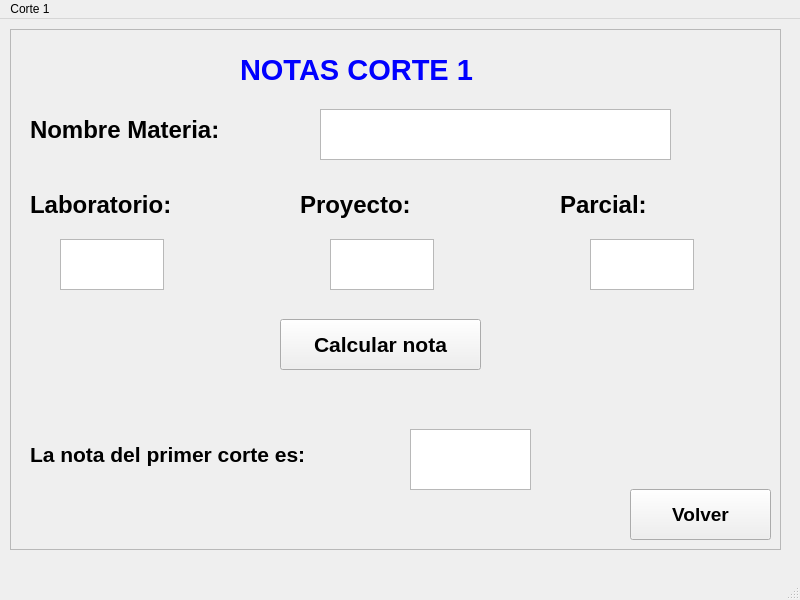
<?xml version="1.0" encoding="UTF-8"?>
<ui version="4.0">
 <class>MainWindow</class>
 <widget class="QMainWindow" name="MainWindow">
  <property name="geometry">
   <rect>
    <x>0</x>
    <y>0</y>
    <width>800</width>
    <height>600</height>
   </rect>
  </property>
  <property name="windowTitle">
   <string>MainWindow</string>
  </property>
  <widget class="QWidget" name="centralwidget">
   <widget class="QFrame" name="frame">
    <property name="geometry">
     <rect>
      <x>10</x>
      <y>10</y>
      <width>771</width>
      <height>521</height>
     </rect>
    </property>
    <property name="frameShape">
     <enum>QFrame::StyledPanel</enum>
    </property>
    <property name="frameShadow">
     <enum>QFrame::Raised</enum>
    </property>
    <widget class="QLabel" name="label">
     <property name="geometry">
      <rect>
       <x>230</x>
       <y>10</y>
       <width>301</width>
       <height>61</height>
      </rect>
     </property>
     <property name="font">
      <font>
       <family>Arial</family>
       <pointsize>22</pointsize>
       <weight>75</weight>
       <bold>true</bold>
      </font>
     </property>
     <property name="styleSheet">
      <string notr="true">color: rgb(0, 0, 255);</string>
     </property>
     <property name="text">
      <string>NOTAS CORTE 1</string>
     </property>
    </widget>
    <widget class="QLabel" name="label_2">
     <property name="geometry">
      <rect>
       <x>20</x>
       <y>160</y>
       <width>181</width>
       <height>31</height>
      </rect>
     </property>
     <property name="font">
      <font>
       <family>Arial</family>
       <pointsize>18</pointsize>
       <weight>75</weight>
       <bold>true</bold>
      </font>
     </property>
     <property name="text">
      <string>Laboratorio: </string>
     </property>
    </widget>
    <widget class="QLabel" name="label_3">
     <property name="geometry">
      <rect>
       <x>290</x>
       <y>160</y>
       <width>181</width>
       <height>31</height>
      </rect>
     </property>
     <property name="font">
      <font>
       <family>Arial</family>
       <pointsize>18</pointsize>
       <weight>75</weight>
       <bold>true</bold>
      </font>
     </property>
     <property name="text">
      <string>Proyecto:</string>
     </property>
    </widget>
    <widget class="QLabel" name="label_4">
     <property name="geometry">
      <rect>
       <x>550</x>
       <y>160</y>
       <width>181</width>
       <height>31</height>
      </rect>
     </property>
     <property name="font">
      <font>
       <family>Arial</family>
       <pointsize>18</pointsize>
       <weight>75</weight>
       <bold>true</bold>
      </font>
     </property>
     <property name="text">
      <string>Parcial:</string>
     </property>
    </widget>
    <widget class="QPlainTextEdit" name="plainTextEdit">
     <property name="geometry">
      <rect>
       <x>50</x>
       <y>210</y>
       <width>104</width>
       <height>51</height>
      </rect>
     </property>
     <property name="font">
      <font>
       <family>Arial</family>
       <pointsize>20</pointsize>
      </font>
     </property>
    </widget>
    <widget class="QPlainTextEdit" name="plainTextEdit_2">
     <property name="geometry">
      <rect>
       <x>320</x>
       <y>210</y>
       <width>104</width>
       <height>51</height>
      </rect>
     </property>
     <property name="font">
      <font>
       <family>Arial</family>
       <pointsize>20</pointsize>
      </font>
     </property>
    </widget>
    <widget class="QPlainTextEdit" name="plainTextEdit_3">
     <property name="geometry">
      <rect>
       <x>580</x>
       <y>210</y>
       <width>104</width>
       <height>51</height>
      </rect>
     </property>
     <property name="font">
      <font>
       <family>Arial</family>
       <pointsize>20</pointsize>
      </font>
     </property>
    </widget>
    <widget class="QLabel" name="label_5">
     <property name="geometry">
      <rect>
       <x>20</x>
       <y>70</y>
       <width>311</width>
       <height>61</height>
      </rect>
     </property>
     <property name="font">
      <font>
       <family>Arial</family>
       <pointsize>18</pointsize>
       <weight>75</weight>
       <bold>true</bold>
      </font>
     </property>
     <property name="text">
      <string>Nombre Materia: </string>
     </property>
    </widget>
    <widget class="QPlainTextEdit" name="plainTextEdit_4">
     <property name="geometry">
      <rect>
       <x>310</x>
       <y>80</y>
       <width>351</width>
       <height>51</height>
      </rect>
     </property>
     <property name="font">
      <font>
       <family>Arial</family>
       <pointsize>20</pointsize>
      </font>
     </property>
    </widget>
    <widget class="QPushButton" name="pushButton">
     <property name="geometry">
      <rect>
       <x>270</x>
       <y>290</y>
       <width>201</width>
       <height>51</height>
      </rect>
     </property>
     <property name="font">
      <font>
       <family>Arial</family>
       <pointsize>16</pointsize>
       <weight>75</weight>
       <bold>true</bold>
      </font>
     </property>
     <property name="text">
      <string>Calcular nota</string>
     </property>
    </widget>
    <widget class="QLabel" name="label_6">
     <property name="geometry">
      <rect>
       <x>20</x>
       <y>390</y>
       <width>391</width>
       <height>71</height>
      </rect>
     </property>
     <property name="font">
      <font>
       <family>Arial</family>
       <pointsize>16</pointsize>
       <weight>75</weight>
       <bold>true</bold>
      </font>
     </property>
     <property name="text">
      <string>La nota del primer corte es: </string>
     </property>
    </widget>
    <widget class="QTextBrowser" name="textBrowser">
     <property name="geometry">
      <rect>
       <x>400</x>
       <y>400</y>
       <width>121</width>
       <height>61</height>
      </rect>
     </property>
    </widget>
    <widget class="QPushButton" name="pushButton_2">
     <property name="geometry">
      <rect>
       <x>620</x>
       <y>460</y>
       <width>141</width>
       <height>51</height>
      </rect>
     </property>
     <property name="font">
      <font>
       <family>Arial</family>
       <pointsize>14</pointsize>
       <weight>75</weight>
       <bold>true</bold>
      </font>
     </property>
     <property name="text">
      <string>Volver</string>
     </property>
    </widget>
   </widget>
  </widget>
  <widget class="QMenuBar" name="menubar">
   <property name="geometry">
    <rect>
     <x>0</x>
     <y>0</y>
     <width>800</width>
     <height>26</height>
    </rect>
   </property>
   <widget class="QMenu" name="menuCorte_1">
    <property name="title">
     <string>Corte 1</string>
    </property>
   </widget>
   <addaction name="menuCorte_1"/>
  </widget>
  <widget class="QStatusBar" name="statusbar"/>
 </widget>
 <resources/>
 <connections/>
</ui>
